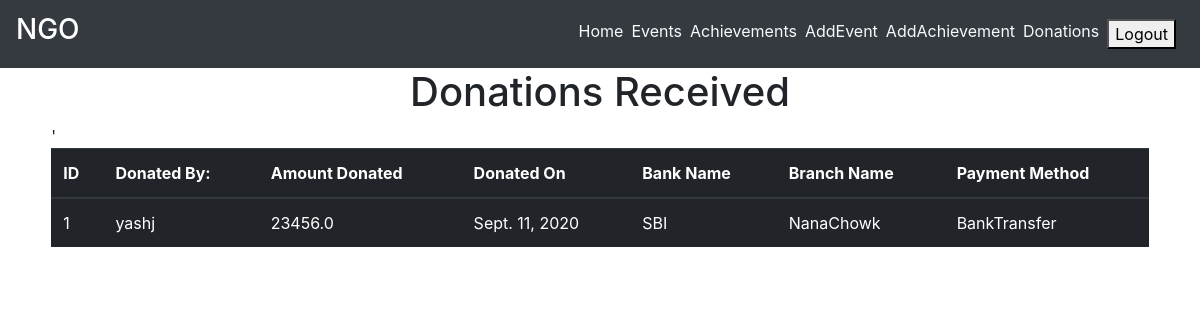
Screenshot of /donations_received/ (signed in) with the database file from the repository.
### main/models.py (models this page shows, shortened)
class Donation(models.Model):
    PAYMENT_METHOD = (
        ('BankTransfer', 'BankTransfer'),
        ('PayTM', 'PayTM'),
        ('GooglePay', 'GooglePay'),
        ('CreditCard', 'CreditCard'),
        ('DebitCard', 'DebitCard')
    )
    donated_by = models.ForeignKey(settings.AUTH_USER_MODEL,related_name="donor", on_delete=models.CASCADE, editable = False)
    amount_donated = models.FloatField(editable = False)
    donated_on = models.DateField(default=timezone.now, editable = False)
    pancard = models.CharField(max_length=10, editable = False)
    bank_name = models.CharField(max_length=25, editable = False)
    bank_branch = models.CharField(max_length=50, editable = False)
    payment_method = models.CharField(max_length=12, choices=PAYMENT_METHOD, editable=False)

class User(AbstractUser):
    mobile_number = models.CharField(max_length=10, unique=True)
    address = models.CharField(max_length=150)

### main/decorators.py (the view)
    def wrapper_func(request, *args, **kwargs):
        group = Group.objects.get(user = request.user)
        if group.name == 'ngo_admin':
            return view_func(request, *args, **kwargs)
        else:
            return redirect('/')

### main/templatetags/get_group.py (called while the page is built)
@register.filter(name='has_group')
def has_group(user, group_name):
    return user.groups.filter(name=group_name).exists()

### main/views.py (called while the page is built)
@login_required
@admin_required
def donations_received(request):
    donations = Donation.objects.all()
    context = {
        'donations' : donations
    }
    return render(request, 'main/donations.html', context)

### main/templates/main/donations.html
{% extends "main/layout.html" %}
{% block content %}
<div class="list">
    <h1 class="text-center">Donations Received</h1>
    <div class="row">
        <div class="col-sm-11 m-auto">
            {% if donations %}
            <div class="table-responsive">
                <table class="table table-dark">
                    <thead>
                    <tr>
                        <th scope="col">ID</th>
                        <th scope="col">Donated By:</th>
                        <th scope="col">Amount Donated</th>
                        <th scope="col">Donated On</th>
                        <th scope="col">Bank Name</th>
                        <th scope="col">Branch Name</th>
                        <th scope="col">Payment Method</th>
                    </tr>
                    </thead>
                    <tbody>
                        {% for donation in donations %}
                    <tr>
                        <td>{{ donation.id }}</td>
                        <td>{{ donation.donated_by }}</td>
                        <td>{{ donation.amount_donated }}</td>
                        <td>{{ donation.donated_on }}</td>
                        <td>{{ donation.bank_name }}</td>
                        <td>{{ donation.bank_branch }}</td>
                        <td>{{ donation.payment_method }}</td>'
                    </tr>
                        {% endfor %}
                    </tbody>
                </table>
            </div>
            {% endif %}
        </div>
    </div>
</div>
{% endblock content %}

### rows the page displays
Donation: id "1", donated_by "yashj", amount_donated "23456.0", donated_on "Sept. 11, 2020", bank_name "SBI", bank_branch "NanaChowk", payment_method "BankTransfer"
